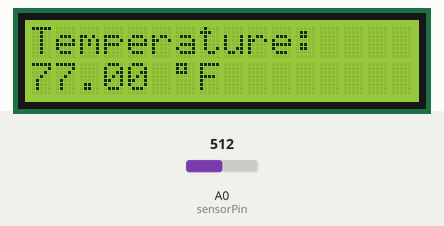
Simulated run of this sketch. Board: Arduino Mega 2560, built with avr-gcc and run on an emulated ATmega2560. Shown: 16×2 character LCD. Inputs (shaded band) come from the test bench; at power-on: A0 (sensorPin) = 512. What the sketch prints to the serial monitor is not drawn.

Above: at 1.2 s.
1.3 s: A0 (sensorPin) set to 716
At 2.7 s:
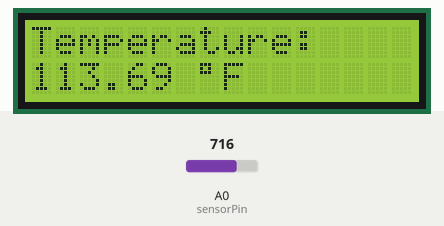
3.0 s: A0 (sensorPin) set to 900
At 4.2 s:
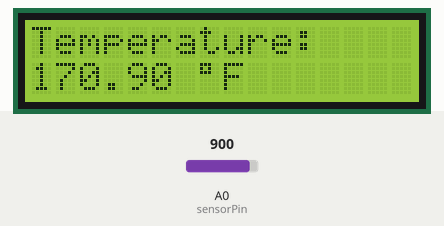
4.5 s: A0 (sensorPin) set to 1023
At 5.9 s:
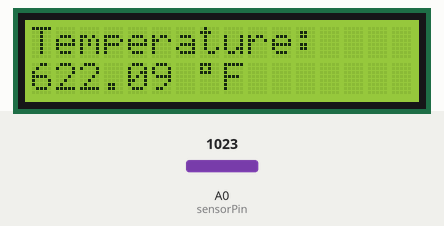
Timing chart, 0 to 7.5 s (numbered marks = the images above; inputs shaded):
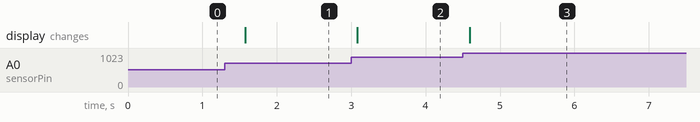

Measured:
- after the input at 1.3 s, the display: changes after 0.27 s (image 1)
- after the input at 3.0 s, the display: changes after 0.08 s (image 2)
- after the input at 4.5 s, the display: changes after 0.09 s (image 3)

The sketch:

temp_sensor.ino
```cpp
/*
 * temp_sensor.ino
 *
 * 2016 Developed by Keith Choison
 *
 * Uses the following components:
 * - KY013    analog temperature sensor
 * - LCD1602  display (a compatible Hitachi HD44780 chipset)
 *
 * Configured for:
 * Arduino 2560 Mega
 *
 * Code referenced from:
 * http://www.sunfounder.com/learn/Super-Kit-V2-0-for-Arduino/lesson-8-lcd1602-super-kit.html
 * https://www.arduino.cc/en/Reference/LiquidCrystal
 * https://tkkrlab.nl/wiki/Arduino_KY-013_Temperature_sensor_module
 *
 */

#include <LiquidCrystal.h>

#define sensorPin A0 // pin for the sensor data input

char line1[] = "Temperature:";
int timer = 500; // delay time for display
LiquidCrystal lcd (44, 46, 50, 51, 52, 53); // initialize display library (rs, enable, d4, d5, d6, d7)

void setup() {
  // put your setup code here, to run once:
  Serial.begin (9600); // initialize serial communications
  lcd.begin (16, 2); // define 16 columns, 2 rows for display
  lcd.print (line1);
}

void loop() {
  // put your main code here, to run repeatedly:
  int analogVal = analogRead (sensorPin);
  double temp = readThermometer (analogVal);

  /* Serial.print ("temp: ");
  Serial.print (temp);
  Serial.println (" F");
  delay (1000); */

  Serial.println (temp);

  lcd.setCursor (0, 1); // write to second line (note: 0 is the first line)
  lcd.print (temp);
  lcd.write (' ');
  lcd.write ((char) 223); // degree symbol
  lcd.write ('F');
  lcd.write (' ');
  lcd.write (' ');

  delay (timer);
}

double readThermometer (int val){
  double temp;

  temp = log (10000.0 * ((1024.0 / val - 1)));
  temp = 1 / (0.001129148 + (0.000234125 + (0.0000000876741 * temp * temp)) * temp);
  temp = temp - 273.15; // convert from K to deg C
  temp = (temp * 9.0) / 5.0 + 32.0; // convert from deg C to deg F

  return temp;
}
```
